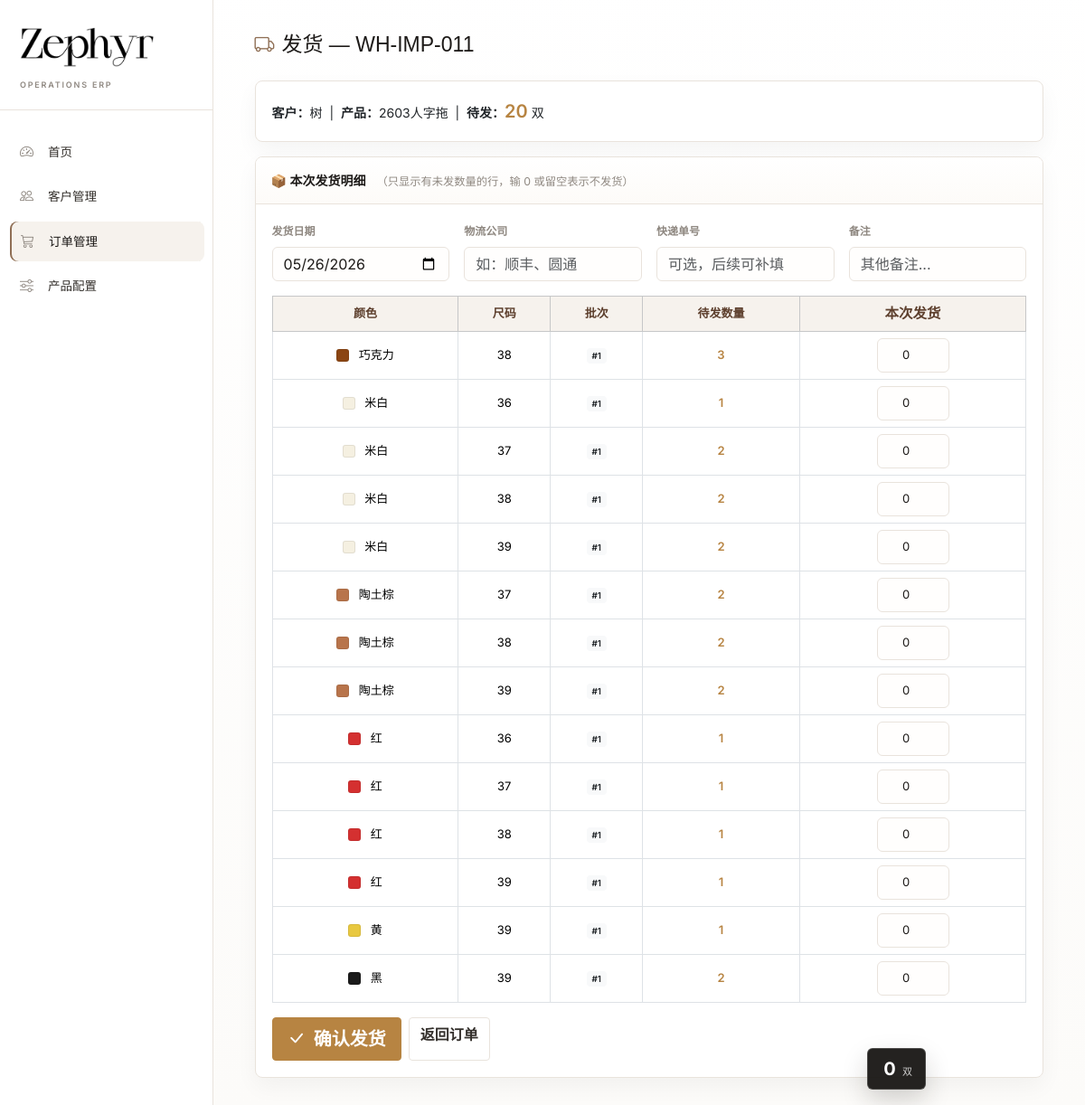
The page /orders/11/ship on the database as committed earlier.
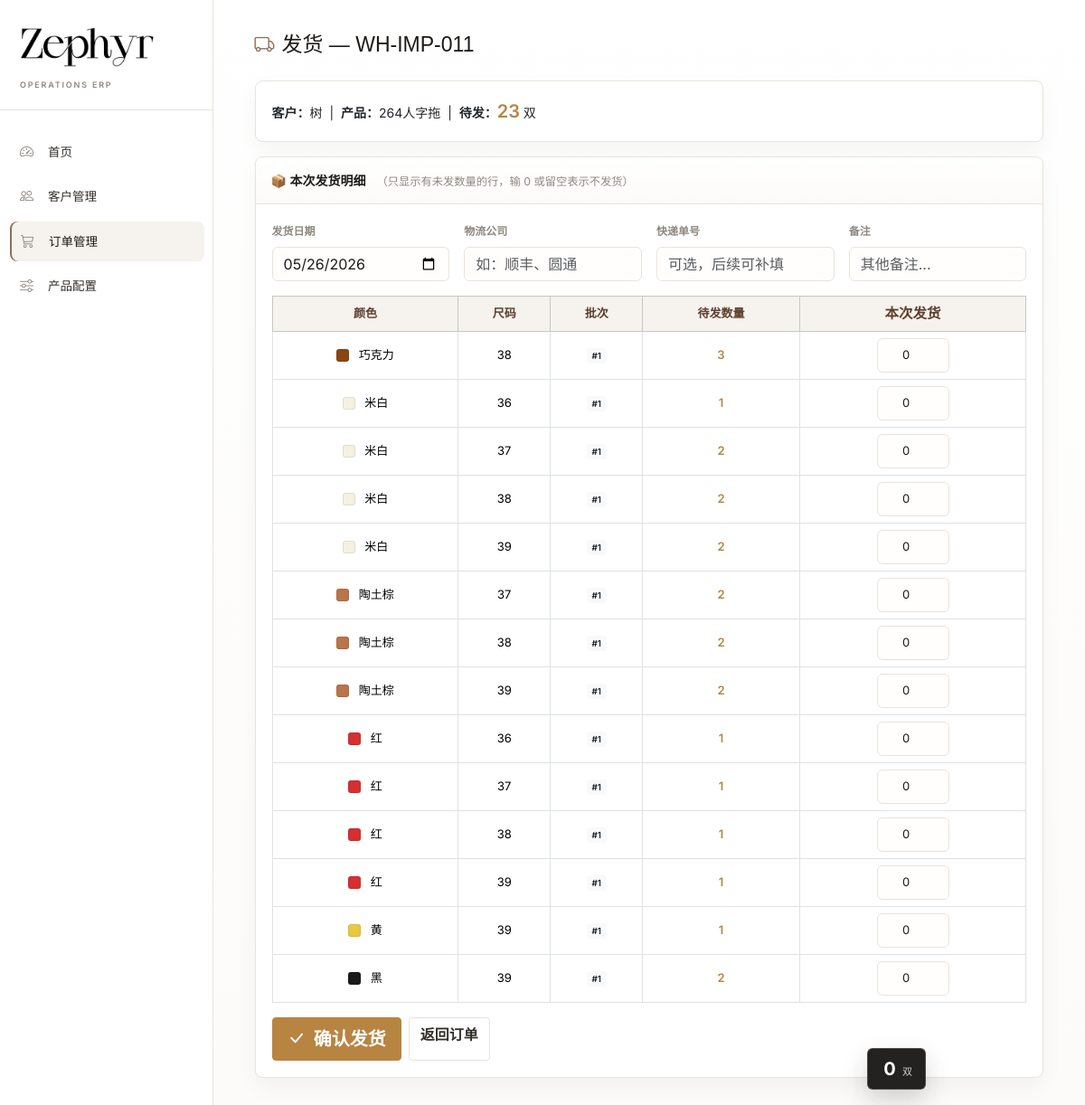
The same page on the database as committed later.
### models.py (models this page shows, shortened)
class Product(db.Model):
    __tablename__ = 'products'
    id = db.Column(db.Integer, primary_key=True)
    name = db.Column(db.String(100), unique=True, nullable=False)  # 如: 2603人字拖
    image = db.Column(db.String(255), default='')
    is_active = db.Column(db.Boolean, default=True)
    created_at = db.Column(db.DateTime, default=datetime.utcnow)
    colors = db.relationship('ProductColor', backref='product', lazy='dynamic',
                             cascade='all, delete-orphan')
    sizes = db.relationship('ProductSize', backref='product', lazy='dynamic',
                            cascade='all, delete-orphan')
    orders = db.relationship('Order', backref='product', lazy='dynamic')

class Order(db.Model):
    __tablename__ = 'orders'
    id = db.Column(db.Integer, primary_key=True)
    customer_id = db.Column(db.Integer, db.ForeignKey('customers.id'), nullable=False)
    product_id = db.Column(db.Integer, db.ForeignKey('products.id'), nullable=False)
    order_number = db.Column(db.String(50), unique=True, nullable=False)
    unit_price = db.Column(db.Float, default=0.0)
    total_qty = db.Column(db.Integer, default=0)
    total_shipped = db.Column(db.Integer, default=0)
    status = db.Column(db.String(20), default='pending')  # pending / partial / completed
    notes = db.Column(db.Text, default='')
    created_at = db.Column(db.DateTime, default=datetime.utcnow)
    updated_at = db.Column(db.DateTime, default=datetime.utcnow, onupdate=datetime.utcnow)
    lines = db.relationship('OrderLine', backref='order', lazy='dynamic',
                            cascade='all, delete-orphan')
    shipments = db.relationship('Shipment', backref='order', lazy='dynamic',
                                cascade='all, delete-orphan')
    @property
    def total_pending(self):
        return self.total_qty - self.total_shipped

### app.py (the view, shortened to what this page needs)
@app.route('/orders/<int:order_id>/ship', methods=['GET', 'POST'])
def order_ship(order_id):
    order = Order.query.get_or_404(order_id)
    product = order.product
    colors = product.colors.order_by(ProductColor.sort_order).all()
    sizes = product.sizes.order_by(ProductSize.sort_order).all()
    pending_lines = [line for line in order.lines.all() if line.pending_qty > 0]
    if not pending_lines:
        flash('该订单已全部发出', 'info')
        return redirect(url_for('order_detail', order_id=order.id))
    return render_template('ship_form.html', order=order, product=product,
                           colors=colors, sizes=sizes, pending_lines=pending_lines,
                           now=datetime.utcnow())

### models.py (called while the page is built)
    @property
    def pending_qty(self):
        return self.qty - self.shipped_qty

### templates/ship_form.html (shortened to what this page needs)
{% extends "base.html" %}
{% block content %}
<h4 class="mb-4"><i class="bi bi-truck me-2"></i>发货 — {{ order.order_number }}</h4>
<div class="card mb-3">
    <div class="card-body">
        <strong>客户：</strong>{{ order.customer.name }} &nbsp;|&nbsp;
        <strong>产品：</strong>{{ order.product.name }} &nbsp;|&nbsp;
        <strong>待发：</strong><span class="text-warning fw-bold fs-5">{{ order.total_pending }}</span> 双
    </div>
</div>
<div class="card">
    <div class="card-header">
        <strong>📦 本次发货明细</strong>
        <small class="text-muted ms-2">（只显示有未发数量的行，输 0 或留空表示不发货）</small>
    </div>
    <div class="card-body">
        <form method="POST">
            <div class="row g-3 mb-3">
                <div class="col-md-3">
                    <label class="form-label">发货日期</label>
                    <input type="date" name="ship_date" class="form-control" value="{{ now.strftime('%Y-%m-%d') }}">
                </div>
                <div class="col-md-3">
                    <label class="form-label">物流公司</label>
                    <input type="text" name="logistics_company" class="form-control" placeholder="如：顺丰、圆通">
                </div>
                <div class="col-md-3">
                    <label class="form-label">快递单号</label>
                    <input type="text" name="tracking_number" class="form-control" placeholder="可选，后续可补填">
                </div>
                <div class="col-md-3">
                    <label class="form-label">备注</label>
                    <input type="text" name="notes" class="form-control" placeholder="其他备注...">
                </div>
            </div>
            <table class="table table-bordered table-sm matrix-table">
                <thead class="table-light">
                    <tr>
                        <th>颜色</th>
                        <th>尺码</th>
                        <th>批次</th>
                        <th>待发数量</th>
                        <th>本次发货</th>
                    </tr>
                </thead>
                <tbody>
                    {% for line in pending_lines %}
                    <tr>
                        <td>
                            {% for color in colors %}
                            {% if color.name == line.color %}
                            <span class="color-dot" style="background:{{ color.hex_code }}"></span>
                            {% endif %}
                            {% endfor %}
                            {{ line.color }}
                        </td>
                        <td>{{ line.size }}</td>
                        <td><span class="badge bg-light text-dark">#{{ line.batch }}</span></td>
                        <td class="text-warning fw-bold">{{ line.pending_qty }}</td>
                        <td>
                            <input type="number" class="form-control ship-qty-input" min="0"
                                   max="{{ line.pending_qty }}" value="0"
                                   name="ship_{{ line.id }}" onfocus="this.select()"
                                   style="width:80px">
                        </td>
                    </tr>
                    {% endfor %}
                </tbody>
            </table>
            <div id="shipCounter" class="ship-counter">
                <span class="counter-value" id="counterValue">0</span>
                <span class="counter-unit">双</span>
            </div>
            <div class="d-flex gap-2 mt-3">
                <button type="submit" class="btn btn-warning btn-lg">
                    <i class="bi bi-check-lg me-1"></i> 确认发货
                </button>
                <a href="{{ url_for('order_detail', order_id=order.id) }}" class="btn btn-outline-secondary">返回订单</a>
            </div>
        </form>
    </div>
</div>
{% endblock %}

Rows that differ between the two databases and show on the page:
changed Order "WH-IMP-011": total_pending "20" → "23"
changed Product: product.name "2603人字拖" → "264人字拖"
